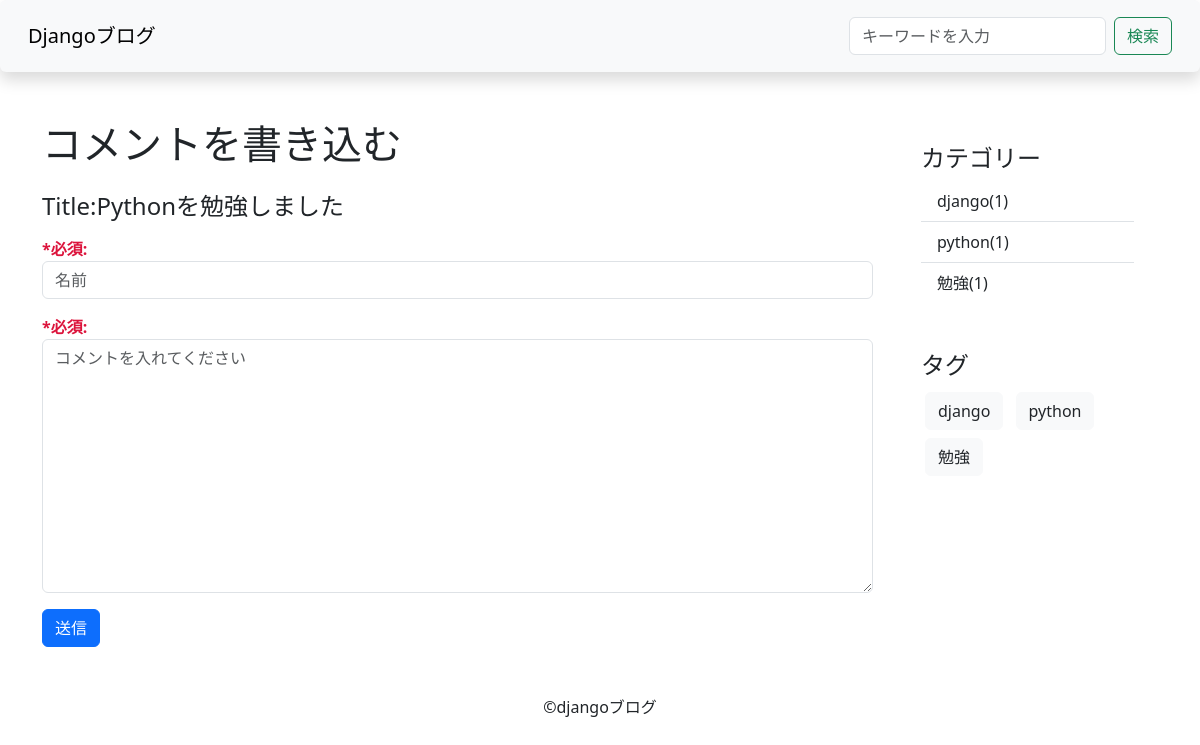
The page /comment/1/ on the database its author committed.
### blog/models.py (models this page shows, shortened)
class Post(models.Model):
    title=models.CharField(verbose_name='タイトル',max_length=200)
    content=MarkdownxField('本文',blank=True)
    created_at=models.DateTimeField('作成日時',auto_now_add=True)
    updated_at=models.DateTimeField('更新日時',auto_now=True)
    is_published=models.BooleanField('公開設定',default=False)
    image=models.ImageField(verbose_name='画像',upload_to='upload' , null=True , blank = True)
    class Meta:
         verbose_name="記事"
         verbose_name_plural="記事"
    category=models.ForeignKey(Category,verbose_name="カテゴリー",on_delete=models.PROTECT,null=True,blank=True)
    tags=models.ManyToManyField(Tag,verbose_name="タグ",blank=True)

class Category(models.Model):
    name=models.CharField(verbose_name="カテゴリ",max_length=255)
    slug=models.SlugField(verbose_name="URL",unique=True)
    class Meta:
         verbose_name="カテゴリー"
         verbose_name_plural="カテゴリー"

class Tag(models.Model):
    name=models.CharField(verbose_name="タグ",max_length=255)
    slug=models.SlugField(verbose_name="URL",unique=True)
    class Meta:
         verbose_name="タグ"
         verbose_name_plural="タグ"

### blog/views.py (the view, shortened to what this page needs)
# urls.py: path('comment/<int:post_pk>/' ,CommentCreateView.as_view(),name="comment"),
class CommentCreateView(CreateView):
    model=Comment
    form_class=CommentForm
    def get_context_data(self, **kwargs):
        context=super().get_context_data(**kwargs)
        post_pk=self.kwargs['post_pk']
        context["post"] = get_object_or_404(Post,pk=post_pk)
        return context

### blog/form.py
class CommentForm(forms.ModelForm):
    class Meta:
        model=Comment
        fields=("name","text")
        widgets={
            "name":forms.TextInput(attrs={"placeholder":"名前","class":"form-control"}),
            "text":forms.Textarea(attrs={"placeholder":"コメントを入れてください","class":"form-control"})
        }
        labels={
            'name':'*必須',
            'text':'*必須'
        }

### blog/context_processors.py (called while the page is built)
def common(request):
    context={
        "categories":Category.objects.annotate(count=Count("post",Q(post__is_published=True))),
        "tags":Tag.objects.all()
    }
    return context

### blog/templates/blog/comment_form.html (shortened to what this page needs)
{% extends "base.html" %}
{% block content %}
    <div class="row">
        <div class="col-9">
            {% if post %}
                <h1 class="mb-4">コメントを書き込む</h1>
                <h4 class="mb-3">Title:{{post.title}}</h4>
            {% elif comment %}
                <h1 class="mb-4">返信する</h1>
                <h4 class="mb-3">Re:{{comment.text}}</h4>
            {% endif %}
            <form class="comment-form" method="POST" >
                {{form.as_p}}
                <button type="submit" class="btn btn-primary">送信</button>
            </form>
        </div>
        <div class="col-3">
            {% include "blog/snippets/sidebar.html" %}
        </div>
    </div>
{% endblock content %}

### blog/templates/blog/snippets/sidebar.html
<div class="p-4 ">
    <h4>カテゴリー</h4>
    <ul class="list-group list-group-flush">
        {% for category in categories %}
            {% if category.count > 0 %}
                <li class="list-group-item ">
                    <a href="{% url 'category-post-detail' category.slug %}" class="category">
                    {{category.name}}({{category.count}})
                    </a>
                </li>
            {% endif %}
        {% endfor %}
    </ul>
</div>
<div class="p-4">
    <h4>タグ</h4>
    {% for tag in tags %}
        <a href="{% url 'tag-post-detail' tag.slug %}" class="btn btn-light text-dark m-1">{{tag.name}}</a>
    {% endfor %}

### blog/static/blog/css/style.css (style rules this page uses)
.category { color:#212529; text-decoration: none; }
.comment-form label { color : #dc143c; font-weight : 600; }

### rows shown on the page
Post: title "Pythonを勉強しました"
Category: name "django", count "1"
Category: name "python", count "1"
Category: name "勉強", count "1"
Tag: name "django"
Tag: name "python"
Tag: name "勉強"
